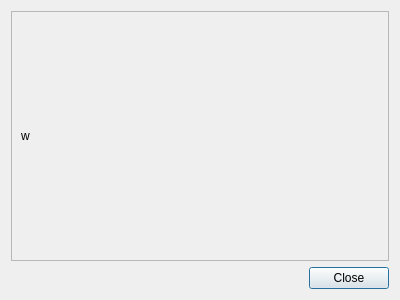
<?xml version="1.0" encoding="UTF-8"?>
<ui version="4.0">
 <class>WalletRawDataDialog</class>
 <widget class="QDialog" name="WalletRawDataDialog">
  <property name="geometry">
   <rect>
    <x>0</x>
    <y>0</y>
    <width>400</width>
    <height>300</height>
   </rect>
  </property>
  <property name="windowTitle">
   <string>Dialog</string>
  </property>
  <layout class="QVBoxLayout" name="verticalLayout">
   <item>
    <widget class="QScrollArea" name="scrollArea">
     <property name="widgetResizable">
      <bool>true</bool>
     </property>
     <widget class="QWidget" name="scrollAreaWidgetContents">
      <property name="geometry">
       <rect>
        <x>0</x>
        <y>0</y>
        <width>380</width>
        <height>238</height>
       </rect>
      </property>
      <layout class="QVBoxLayout" name="verticalLayout_2">
       <item>
        <widget class="QLabel" name="label">
         <property name="text">
          <string>w</string>
         </property>
         <property name="textFormat">
          <enum>Qt::PlainText</enum>
         </property>
         <property name="wordWrap">
          <bool>true</bool>
         </property>
         <property name="textInteractionFlags">
          <set>Qt::LinksAccessibleByMouse|Qt::TextSelectableByMouse</set>
         </property>
        </widget>
       </item>
      </layout>
     </widget>
    </widget>
   </item>
   <item>
    <widget class="QDialogButtonBox" name="buttonBox">
     <property name="orientation">
      <enum>Qt::Horizontal</enum>
     </property>
     <property name="standardButtons">
      <set>QDialogButtonBox::Close</set>
     </property>
    </widget>
   </item>
  </layout>
 </widget>
 <resources/>
 <connections>
  <connection>
   <sender>buttonBox</sender>
   <signal>accepted()</signal>
   <receiver>WalletRawDataDialog</receiver>
   <slot>accept()</slot>
   <hints>
    <hint type="sourcelabel">
     <x>248</x>
     <y>254</y>
    </hint>
    <hint type="destinationlabel">
     <x>157</x>
     <y>274</y>
    </hint>
   </hints>
  </connection>
  <connection>
   <sender>buttonBox</sender>
   <signal>rejected()</signal>
   <receiver>WalletRawDataDialog</receiver>
   <slot>reject()</slot>
   <hints>
    <hint type="sourcelabel">
     <x>316</x>
     <y>260</y>
    </hint>
    <hint type="destinationlabel">
     <x>286</x>
     <y>274</y>
    </hint>
   </hints>
  </connection>
 </connections>
</ui>
